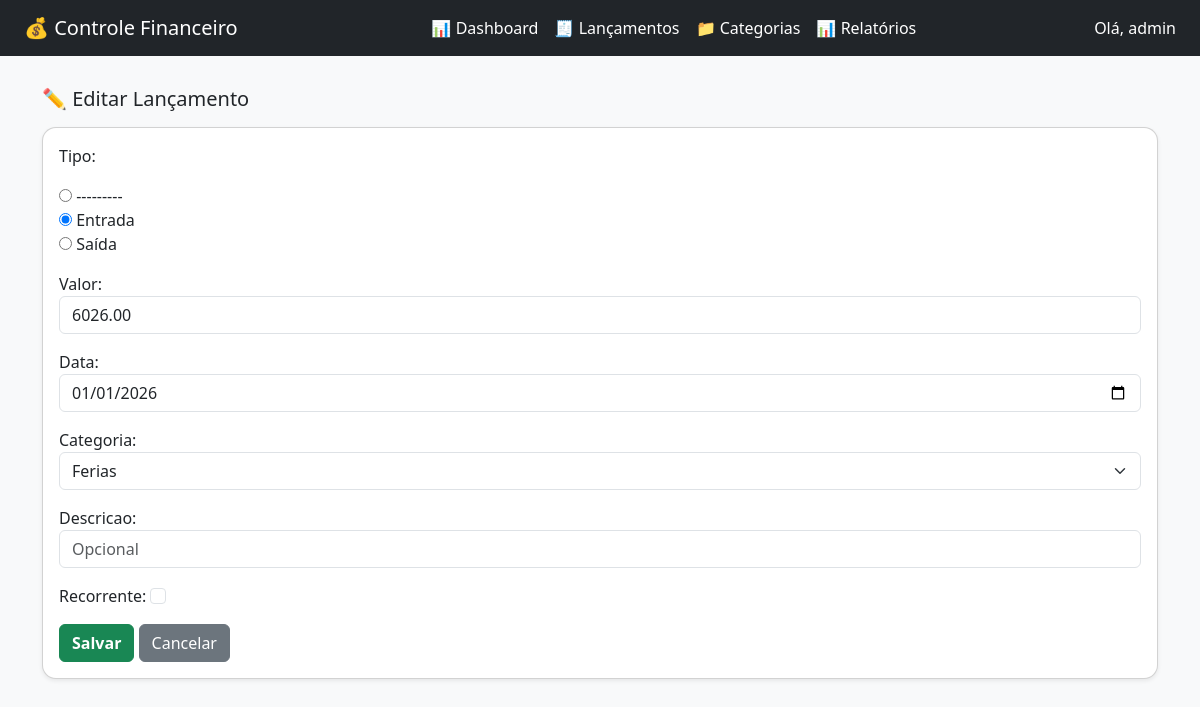
/lancamento/28/editar/ (signed in), run on the app's committed database.
### core/models.py (models this page shows, shortened)
class Lancamento(models.Model):
    TIPO_CHOICES = (
        ('E', 'Entrada'),
        ('S', 'Saída'),
    )
    user = models.ForeignKey(User, on_delete=models.CASCADE)
    tipo = models.CharField(max_length=1, choices=TIPO_CHOICES)
    valor = models.DecimalField(max_digits=10, decimal_places=2)
    data = models.DateField()
    categoria = models.ForeignKey(Categoria, on_delete=models.PROTECT)
    descricao = models.CharField(max_length=255, blank=True)
    recorrente = models.BooleanField(default=False)

### core/views.py (the view)
# urls.py: path('lancamento/<int:id>/editar/', views.editar_lancamento, name='editar_lancamento'),
@login_required
def editar_lancamento(request, id):
    lancamento = get_object_or_404(
        Lancamento,
        id=id,
        user=request.user
    )
    if request.method == 'POST':
        form = LancamentoForm(request.POST, instance=lancamento)
        if form.is_valid():
            form.save()
            return redirect('/')
    else:
        form = LancamentoForm(instance=lancamento)
    return render(request, 'editar_lancamento.html', {
        'form': form,
        'lancamento': lancamento
    })

### core/forms.py (shortened to what this page needs)
class LancamentoForm(forms.ModelForm):
    class Meta:
        model = Lancamento
        fields = ['tipo', 'valor', 'data', 'categoria', 'descricao', 'recorrente']
        widgets = {
            'tipo': forms.RadioSelect(choices=Lancamento.TIPO_CHOICES),
            'valor': forms.NumberInput(attrs={
                'class': 'form-control',
                'step': '0.01',
                'placeholder': 'Ex: 150,00'
            }),
            'data': forms.DateInput(attrs={
                'type': 'date',
                'class': 'form-control'
            }),
            'categoria': forms.Select(attrs={
                'class': 'form-select'
            }),
            'descricao': forms.TextInput(attrs={
                'class': 'form-control',
                'placeholder': 'Opcional'
            }),
            'recorrente': forms.CheckboxInput(attrs={
                'class': 'form-check-input'
            }),
        }

### core/models.py (called while the page is built)
    def __str__(self):
        return self.nome

### core/templates/editar_lancamento.html (shortened to what this page needs)
{% extends 'base.html' %}
{% block content %}
<div class="container">
    <h5 class="mb-3">✏️ Editar Lançamento</h5>
    <div class="card shadow-sm">
        <div class="card-body">
            <form method="post">
                {{ form.as_p }}
                <button class="btn btn-success">Salvar</button>
                <a href="/" class="btn btn-secondary">Cancelar</a>
            </form>
        </div>
    </div>
</div>
{% endblock %}

### core/templates/base.html (shortened to what this page needs)
{% load static %}
<!DOCTYPE html>
<html lang="pt-br">
<head>
    <link href="https://cdn.jsdelivr.net/npm/bootstrap@5.3.2/dist/css/bootstrap.min.css" rel="stylesheet">
    <link rel="stylesheet" href="{% static 'core/css/dashboard_pro.css' %}">
    <link rel="stylesheet" href="{% static 'core/css/dashboard.css' %}">
</head>
<body class="bg-light">
<nav class="navbar navbar-dark bg-dark px-4">
    <span class="navbar-brand">💰 Controle Financeiro</span>
    <ul class="navbar-nav flex-row gap-3">
        <li class="nav-item">
            <a class="nav-link text-white" href="{% url 'dashboard' %}">
                📊 Dashboard
            </a>
        </li>
        <li class="nav-item">
            <a class="nav-link text-white" href="{% url 'lista_lancamentos' %}">
                🧾 Lançamentos
            </a>
        </li>
        <li class="nav-item">
            <a class="nav-link text-white" href="{% url 'lista_categorias' %}">
                📁 Categorias
            </a>
        </li>
        <li class="nav-item">
            <a class="nav-link text-white" href="{% url 'relatorio_mensal' %}">
                📊 Relatórios
            </a>
        </li>
    </ul>
    <span class="text-white">
        Olá, {{ request.user.username }}
    </span>
</nav>
<div class="container-fluid px-4 my-3">
    {% block content %}{% endblock %}
</div>
</body>
</html>

### core/static/core/css/dashboard_pro.css (style rules this page uses)
.card { transition: transform .2s ease, box-shadow .2s ease; }

### core/static/core/css/dashboard.css (style rules this page uses)
body { overflow-x: hidden; }
.container-fluid { padding-top: 15px; }
.card { border-radius: 10px; }
button.btn-success { font-weight: 600; }
.card { border-radius: 14px; transition: all 0.25s ease; }

### data on the page
Lancamento: tipo "☐ --------- ☑ Entrada ☐ Saída", valor "6026.00", data "01/01/2026", categoria "Ferias"

### other printed values
{{ request.user.username }} "admin"
